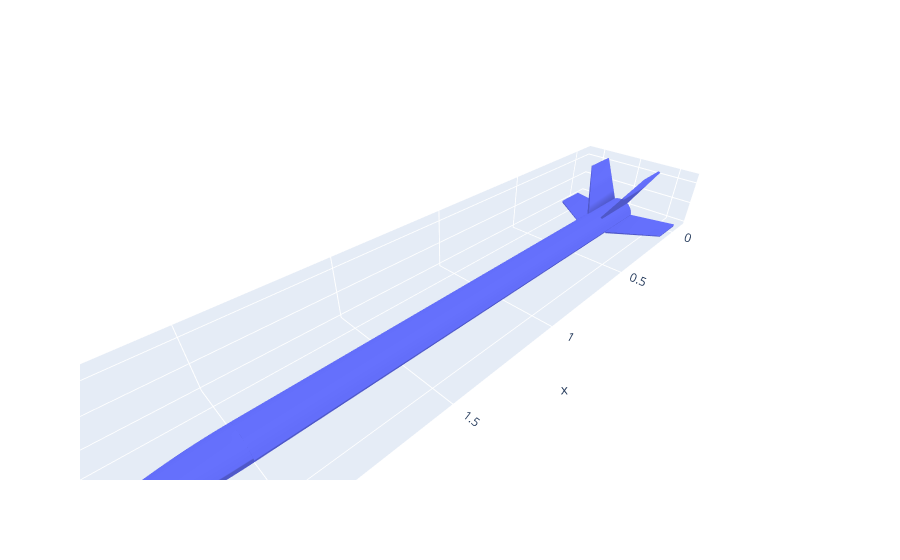

Notebook code cell kept with this figure:
### Code cell
radius = 0.07
thick = 0.01
height = 2
Cr = .25
Xt = .15
Ct = .15
s = 0.2
fnum = 6

my_nose = nose(shape_function = 'tangent_ogive',thick=thick, pos=height, radius=radius, length=0.5)
fin = fins(Ct = Ct, Cr = Cr, s = s, Xt=Xt, radius=radius, fnum=fnum)
body = empty_cylinder(outer_radius = radius, inner_radius=radius - thick, height=height)

rocket = fin.combine(body).combine(my_nose)

rocket.show_go()

dens = 1e3
volume, vmass, cog, inertia = rocket.stl_mesh.get_mass_properties_with_density(dens)
print("Density (kg/m^3)                        = {0}".format(dens))
print("Volume (m^3)                            = {0}".format(volume))
print("Mass   (kg)                             = {0}".format(vmass))
print("Position of the center of gravity (COG) = {0}".format(cog))
print("Inertia matrix at expressed at the COG  = {0}".format(inertia[0,:]))
print("                                          {0}".format(inertia[1,:]))
print("                                          {0}".format(inertia[2,:]))

### Figure 1 — Plotly figure (JSON) as saved in the notebook; plotly's stock layout.template omitted (floating-point values rounded to 4 significant figures; data arrays with more than 128 entries replaced by an {"elided": "..."} marker saying what was removed)
{"data": [{"i": {"elided": "984 int values"}, "j": {"elided": "984 int values"}, "k": {"elided": "984 int values"}, "showscale": true, "type": "mesh3d", "x": {"elided": "504 float values"}, "y": {"elided": "504 float values"}, "z": {"elided": "504 float values"}}], "layout": {"scene": {"aspectmode": "data"}}}
